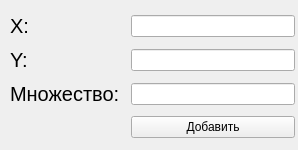
<?xml version="1.0" encoding="UTF-8"?>
<ui version="4.0">
 <class>addWindow</class>
 <widget class="QMainWindow" name="addWindow">
  <property name="geometry">
   <rect>
    <x>0</x>
    <y>0</y>
    <width>298</width>
    <height>150</height>
   </rect>
  </property>
  <property name="windowTitle">
   <string>Добавить</string>
  </property>
  <widget class="QWidget" name="centralwidget">
   <widget class="QWidget" name="">
    <property name="geometry">
     <rect>
      <x>10</x>
      <y>10</y>
      <width>285</width>
      <height>132</height>
     </rect>
    </property>
    <layout class="QGridLayout" name="gridLayout">
     <item row="0" column="1">
      <widget class="QLineEdit" name="xLineEdit"/>
     </item>
     <item row="2" column="1">
      <widget class="QLineEdit" name="setLineEdit"/>
     </item>
     <item row="2" column="0">
      <widget class="QLabel" name="setLabel">
       <property name="font">
        <font>
         <pointsize>15</pointsize>
        </font>
       </property>
       <property name="text">
        <string>Множество: </string>
       </property>
      </widget>
     </item>
     <item row="1" column="1">
      <widget class="QLineEdit" name="yLineEdit"/>
     </item>
     <item row="0" column="0">
      <widget class="QLabel" name="xLabel">
       <property name="font">
        <font>
         <pointsize>15</pointsize>
        </font>
       </property>
       <property name="text">
        <string>X: </string>
       </property>
      </widget>
     </item>
     <item row="1" column="0">
      <widget class="QLabel" name="yLabel">
       <property name="font">
        <font>
         <pointsize>15</pointsize>
        </font>
       </property>
       <property name="text">
        <string>Y: </string>
       </property>
      </widget>
     </item>
     <item row="3" column="1">
      <widget class="QPushButton" name="addButton">
       <property name="enabled">
        <bool>true</bool>
       </property>
       <property name="text">
        <string>Добавить</string>
       </property>
      </widget>
     </item>
    </layout>
   </widget>
  </widget>
 </widget>
 <resources/>
 <connections/>
</ui>
